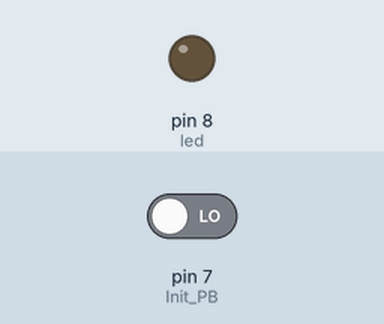
Simulated run of this sketch. Board: Arduino Uno, built with avr-gcc and run on an emulated ATmega328P. Shown: output pins drawn as LEDs (lit = HIGH). Inputs (shaded band) come from the test bench; at power-on: pin 7 (Init_PB) LOW.

Above: at 1.2 s.
1.3 s: pin 7 (Init_PB) driven HIGH
At 2.0 s:
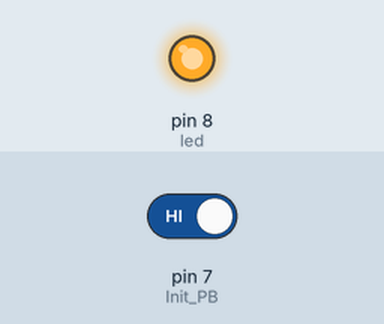
2.8 s: pin 7 (Init_PB) driven LOW
At 3.1 s:
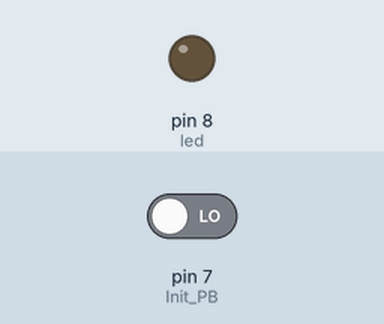
Timing chart, 0 to 5.8 s (numbered marks = the images above; inputs shaded):
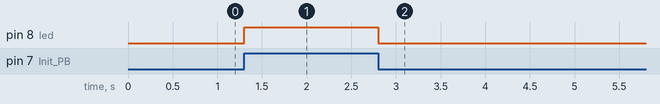

Measured:
- after the input at 1.3 s, pin 8 (led): LOW → HIGH at once
- after the input at 2.8 s, pin 8 (led): HIGH → LOW at once

The sketch:

Test_Code.ino
```cpp
int led = 8;
int Init_PB = 7;

void setup() {

}

void loop() {
  bool flight_init = digitalRead(Init_PB);

  if(flight_init)
    analogWrite(led, 255);
  else
    analogWrite(led, 0);

}
```
